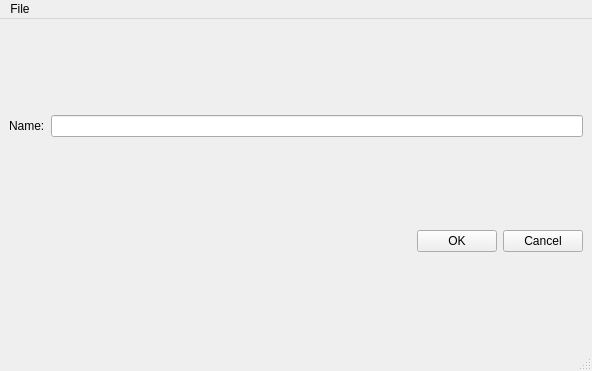
<?xml version="1.0" encoding="UTF-8"?>
<ui version="4.0">
 <class>MainWindow</class>
 <widget class="QMainWindow" name="MainWindow">
  <property name="geometry">
   <rect>
    <x>0</x>
    <y>0</y>
    <width>592</width>
    <height>371</height>
   </rect>
  </property>
  <property name="windowTitle">
   <string>MainWindow</string>
  </property>
  <widget class="QWidget" name="centralwidget">
   <layout class="QVBoxLayout" name="verticalLayout">
    <item>
     <layout class="QHBoxLayout" name="horizontalLayout">
      <item>
       <widget class="QLabel" name="label">
        <property name="text">
         <string>Name:</string>
        </property>
       </widget>
      </item>
      <item>
       <widget class="QLineEdit" name="lineEdit"/>
      </item>
     </layout>
    </item>
    <item>
     <layout class="QHBoxLayout" name="horizontalLayout_2">
      <item>
       <spacer name="horizontalSpacer">
        <property name="orientation">
         <enum>Qt::Horizontal</enum>
        </property>
        <property name="sizeHint" stdset="0">
         <size>
          <width>40</width>
          <height>20</height>
         </size>
        </property>
       </spacer>
      </item>
      <item>
       <widget class="QPushButton" name="pushButton">
        <property name="text">
         <string>OK</string>
        </property>
       </widget>
      </item>
      <item>
       <widget class="QPushButton" name="pushButton_2">
        <property name="text">
         <string>Cancel</string>
        </property>
       </widget>
      </item>
     </layout>
    </item>
   </layout>
  </widget>
  <widget class="QMenuBar" name="menubar">
   <property name="geometry">
    <rect>
     <x>0</x>
     <y>0</y>
     <width>592</width>
     <height>26</height>
    </rect>
   </property>
   <widget class="QMenu" name="menuFile">
    <property name="title">
     <string>File</string>
    </property>
    <addaction name="actionNew_Window"/>
   </widget>
   <addaction name="menuFile"/>
  </widget>
  <widget class="QStatusBar" name="statusbar"/>
  <action name="actionNew_Window">
   <property name="text">
    <string>New Window</string>
   </property>
  </action>
 </widget>
 <tabstops>
  <tabstop>lineEdit</tabstop>
  <tabstop>pushButton_2</tabstop>
  <tabstop>pushButton</tabstop>
 </tabstops>
 <resources/>
 <connections/>
</ui>
